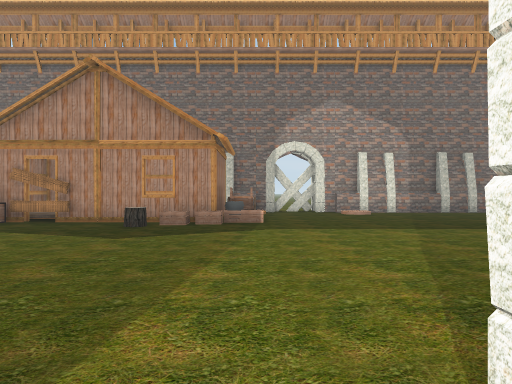
View 1 (above)

24 first-person views from a walk through a Unity game level. The camera is 1.4 m above the floor, looks level and sees 70° across. The floor is counted in squares, 2 m on a side. Each view is taken from the middle of a square. On the plan, view 1 faces up. The plan holds only what a view shows up to about 11 squares ahead; the rest is blank. The place goes on beyond the plan. The player is left out. Some surface patterns are stand-ins.

View 2
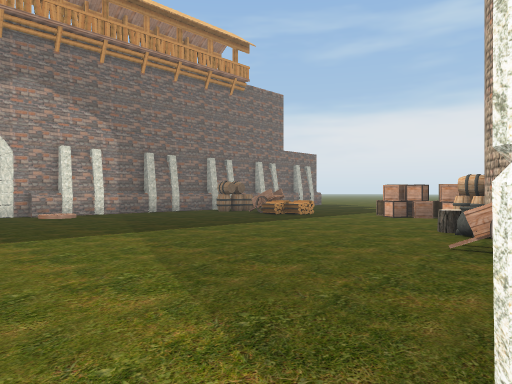

View 3
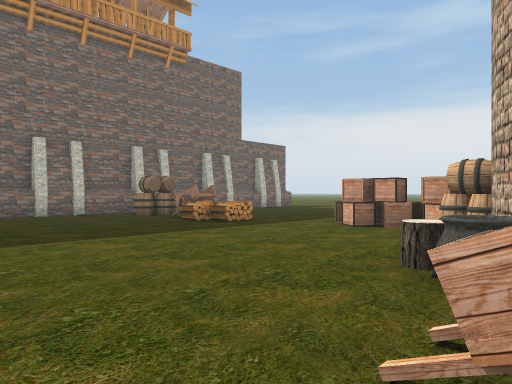

View 4
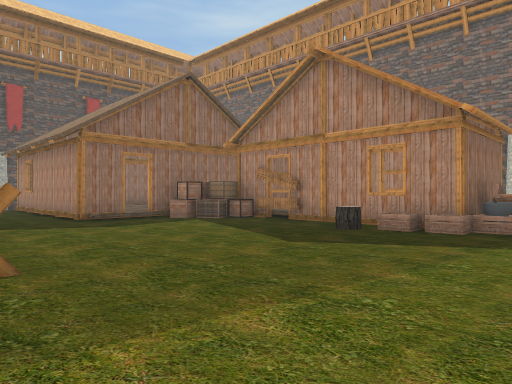

View 5
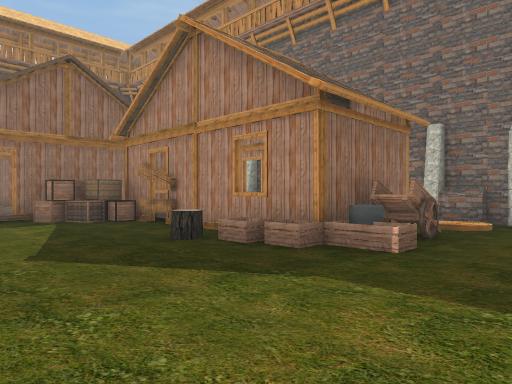

View 6
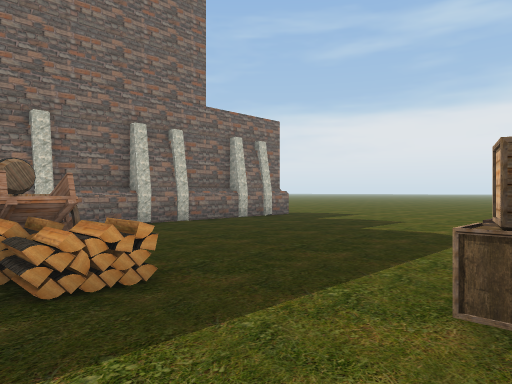

View 7
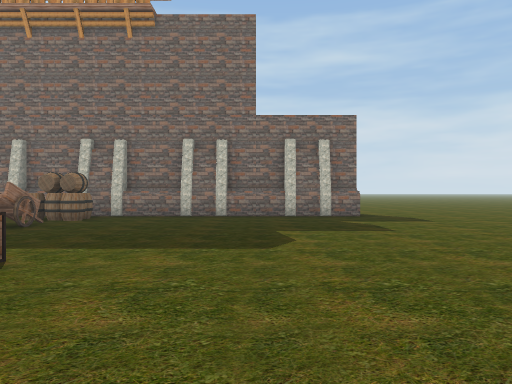

View 8
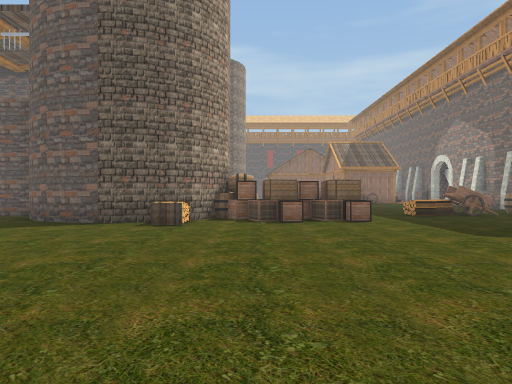

View 9
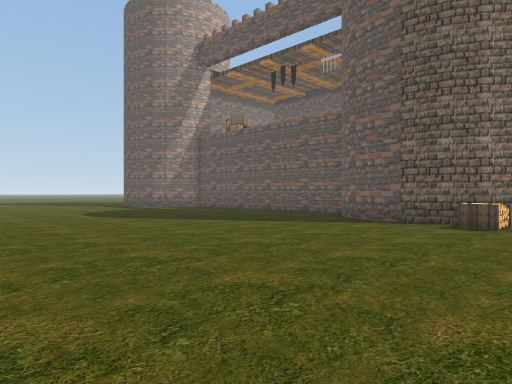

View 10
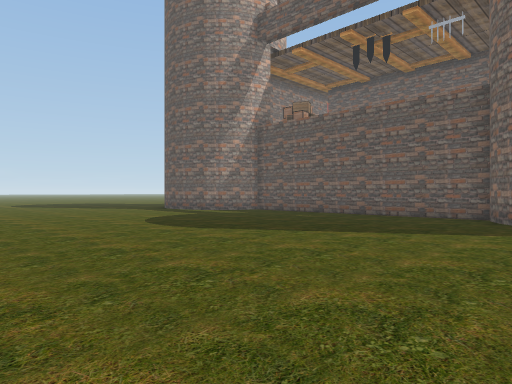

View 11
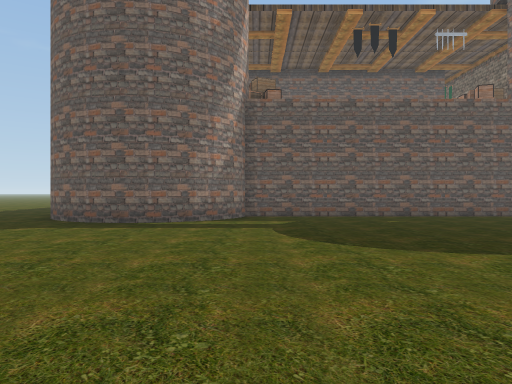

View 12
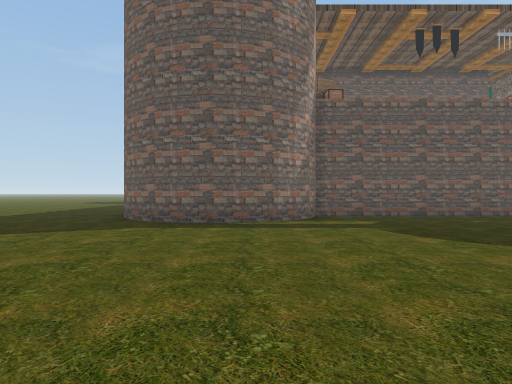

View 13
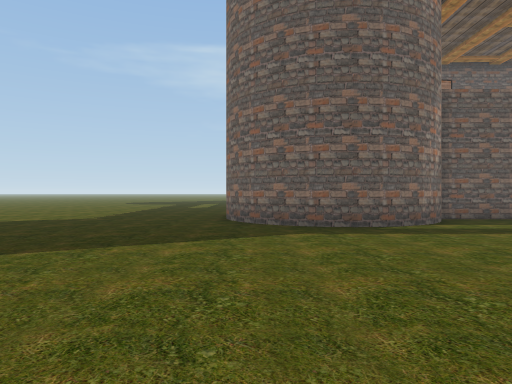

View 14
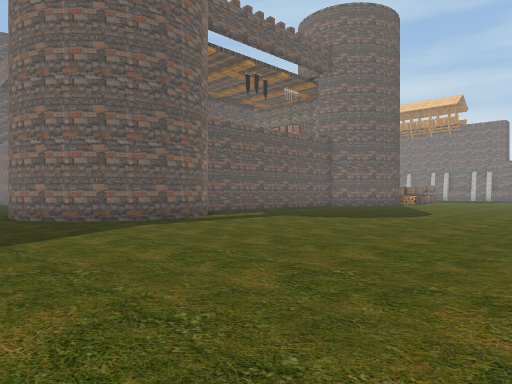

View 15
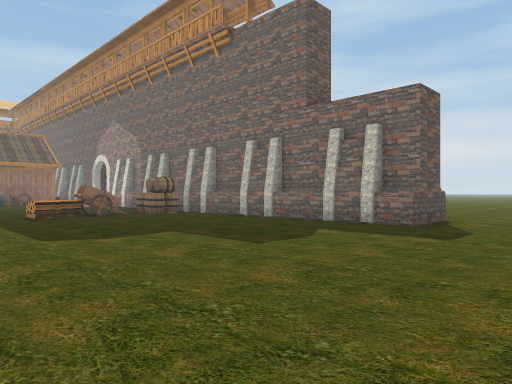

View 16
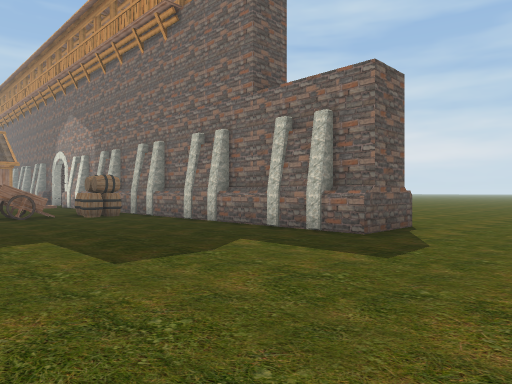

View 17
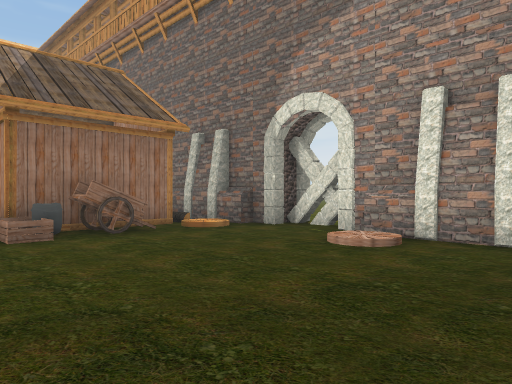

View 18
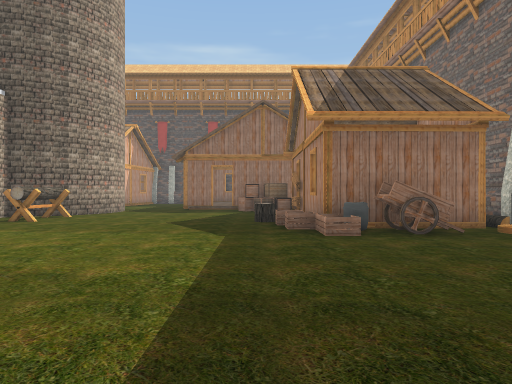

View 19
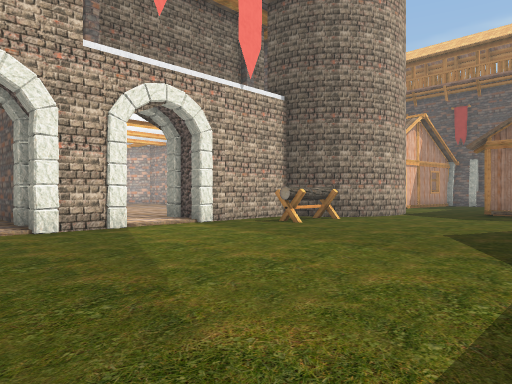

View 20
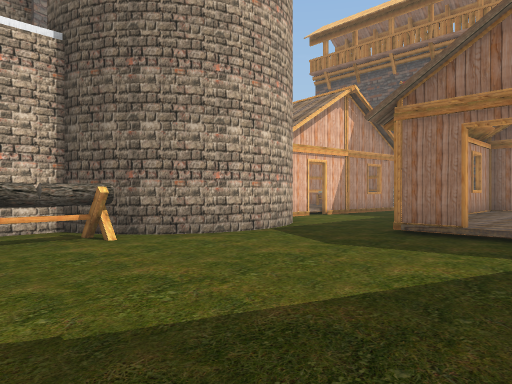

View 21
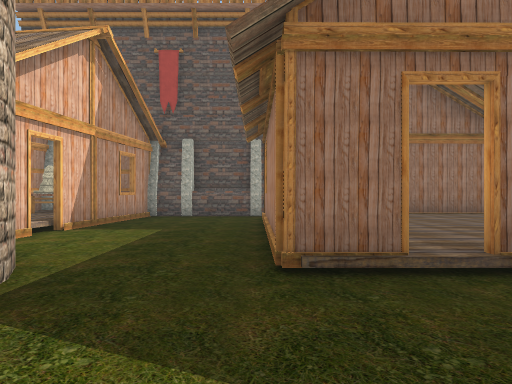

View 22
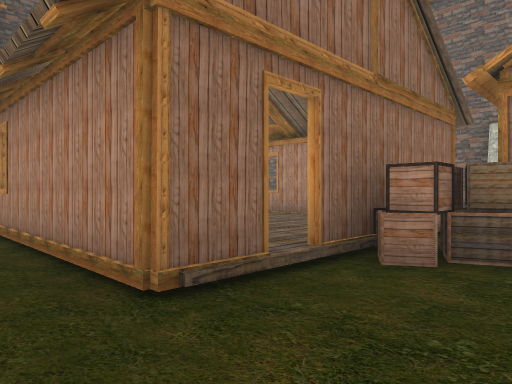

View 23
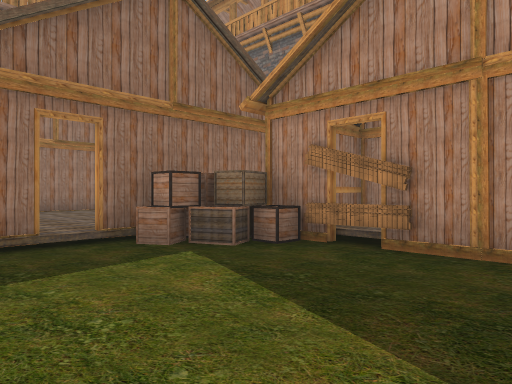

View 24
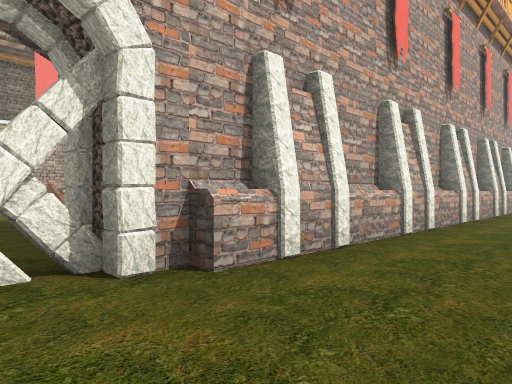

### Floor plan
Key: @ floor where view 1 was taken; # wall or solid block; . main floor; : floor 0.25 m higher than the main floor; + floor 0.5 m higher than the main floor; / step, stairs or slope; H house; W wagon; B box; P plank; C crate; A barrel; U cauldron; L column; T table; S statue; O other object.
Columns run from 16 left of view 1 to 21 right of it. Each row starts with its distance up from view 1.
 18                ....               ..
 17           .........               ..
 16       .............               ...
 15      ############.L               #..
 14        #     ####LL################...
 13                //.........A...........
 12          HHH   H/........AA...........
 11   HHHH  HH     WW.........W...........
 10   H     HH++   O..........W...........
  9   H     BBP...CCC........OO...........
  8   H     BB...O........................
  7        //.............................
  6   H    +H..................BB.........
  5 #.HHHHHHH..................BB........
  4 #.........................AAB.........
  3 #.......OOO............U.OAA..........
  2 #HHH...O   OOO........WUO   OO........
  1 #   HHHO    ###O/OO/O       O.........
  0 #TS            O@ #:O       O.........
 -1 #TTH           :: #         O.........
 -2                   #       #O..........
 -3                   O       #...........
 -4                           #..........
 -5                           #..........
 -6                           #..........
 -7                           #..........
 -8                           #..........
 -9                           #..........
-10                           #...........
-11                            OO........
-12                             O.........
-13                             O........
-14                         O   O........
-15                         OO OO.........
-16                         ..............
-17                          .............
-18                          ........ ....

Where each view was taken, in squares from view 1:
view 1: 0 up, 0 right, facing up
view 2: 1 up, 0 right, facing up-right
view 3: 2 up, 4 right, facing up-right
view 4: 2 up, 1 right, facing up-left
view 5: 5 up, 2 right, facing up-left
view 6: 6 up, 9 right, facing up-right
view 7: 3 up, 15 right, facing up
view 8: 4 up, 21 right, facing left
view 9: 4 up, 21 right, facing down-left
view 10: 0 up, 21 right, facing down-left
view 11: 10 down, 21 right, facing left
view 12: 12 down, 21 right, facing left
view 13: 15 down, 20 right, facing left
view 14: 18 down, 21 right, facing up-left
view 15: 6 up, 21 right, facing up-left
view 16: 8 up, 21 right, facing up-left
view 17: 8 up, 6 right, facing up-left
view 18: 8 up, 6 right, facing left
view 19: 8 up, 4 right, facing down-left
view 20: 8 up, 2 left, facing down-left
view 21: 5 up, 5 left, facing left
view 22: 4 up, 6 left, facing up-left
view 23: 5 up, 3 left, facing up-left
view 24: 18 up, 2 right, facing down-left
